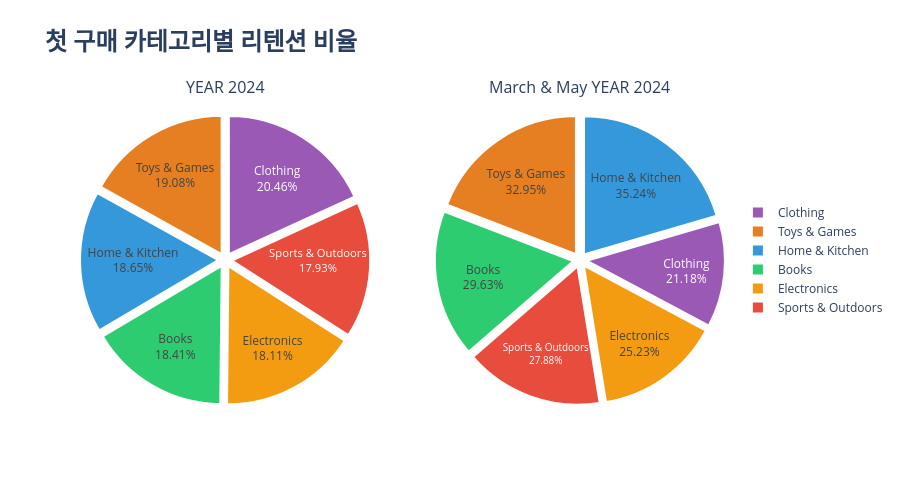

The notebook cell saved with this chart:
### Code cell
# 카테고리별 고정 색상 매핑
category_colors = {
    'Home & Kitchen': '#3498db',
    'Books': '#2ecc71',
    'Electronics': '#f39c12',
    'Sports & Outdoors': '#e74c3c',
    'Clothing': '#9b59b6',
    'Toys & Games': '#e67e22'
}

# 각 데이터프레임의 카테고리 순서대로 색상 리스트 생성
colors_2024 = [category_colors.get(cat, '#95a5a6') for cat in retention_category_2024['first_category']]
colors_high = [category_colors.get(cat, '#95a5a6') for cat in high_retention_category_2024['first_category']]

fig = make_subplots(
    rows=1, cols=2, 
    subplot_titles=("YEAR 2024", "March & May YEAR 2024"),
    specs=[[{"type": "pie"}, {"type": "pie"}]]  
)

fig.add_trace(
    go.Pie(
        labels=retention_category_2024['first_category'],
        values=retention_category_2024['retention_rate'],
        texttemplate='%{label}<br>%{value:.2f}%',
        textinfo='label+value',
        textposition='inside',
        insidetextorientation='horizontal',
        marker=dict(
            colors=colors_2024,  
            line=dict(color='white', width=2)
        ),
        hovertemplate='<b>%{label}</b><br>건수: %{value:,}<br>비율: %{percent}<extra></extra>',
        pull=[0.05] * len(first_category_2024)
    ),
    row=1, col=1
)

fig.add_trace(
    go.Pie(
        labels=high_retention_category_2024['first_category'],
        values=high_retention_category_2024['retention_rate'],
        texttemplate='%{label}<br>%{value:.2f}%',
        textinfo='label+value',
        textposition='inside',
        insidetextorientation='horizontal',
        marker=dict(
            colors=colors_high, 
            line=dict(color='white', width=2)
        ),
        hovertemplate='<b>%{label}</b><br>건수: %{value:,}<br>비율: %{percent}<extra></extra>',
        pull=[0.05] * len(high_retention_category_2024)
    ),
    row=1, col=2
)

fig.update_layout(
    title=dict(
        text='<b>첫 구매 카테고리별 리텐션 비율</b>',
        font=dict(size=24)
    ),
    height=500,
    showlegend=True,
    legend=dict(
        orientation="v",
        yanchor="middle",
        y=0.5,
        xanchor="left",
        x=1.02
    )
)

fig.show()

### Figure 1 — Plotly figure (JSON) as saved in the notebook; plotly's stock layout.template omitted (floating-point values rounded to 4 significant figures)
{"data": [{"domain": {"x": [0, 0.45], "y": [0, 1]}, "hovertemplate": "<b>%{label}</b><br>건수: %{value:,}<br>비율: %{percent}<extra></extra>", "insidetextorientation": "horizontal", "labels": ["Sports & Outdoors", "Home & Kitchen", "Toys & Games", "Electronics", "Books", "Clothing"], "marker": {"colors": ["#e74c3c", "#3498db", "#e67e22", "#f39c12", "#2ecc71", "#9b59b6"], "line": {"color": "white", "width": 2}}, "pull": [0.05, 0.05, 0.05, 0.05, 0.05, 0.05], "textinfo": "label+value", "textposition": "inside", "texttemplate": "%{label}<br>%{value:.2f}%", "type": "pie", "values": [17.93, 18.65, 19.08, 18.11, 18.41, 20.46]}, {"domain": {"x": [0.55, 1], "y": [0, 1]}, "hovertemplate": "<b>%{label}</b><br>건수: %{value:,}<br>비율: %{percent}<extra></extra>", "insidetextorientation": "horizontal", "labels": ["Electronics", "Books", "Toys & Games", "Sports & Outdoors", "Home & Kitchen", "Clothing"], "marker": {"colors": ["#f39c12", "#2ecc71", "#e67e22", "#e74c3c", "#3498db", "#9b59b6"], "line": {"color": "white", "width": 2}}, "pull": [0.05, 0.05, 0.05, 0.05, 0.05, 0.05], "textinfo": "label+value", "textposition": "inside", "texttemplate": "%{label}<br>%{value:.2f}%", "type": "pie", "values": [25.23, 29.63, 32.95, 27.88, 35.24, 21.18]}], "layout": {"annotations": [{"font": {"size": 16}, "showarrow": false, "text": "YEAR 2024", "x": 0.225, "xanchor": "center", "xref": "paper", "y": 1, "yanchor": "bottom", "yref": "paper"}, {"font": {"size": 16}, "showarrow": false, "text": "March & May YEAR 2024", "x": 0.775, "xanchor": "center", "xref": "paper", "y": 1, "yanchor": "bottom", "yref": "paper"}], "height": 500, "legend": {"orientation": "v", "x": 1.02, "xanchor": "left", "y": 0.5, "yanchor": "middle"}, "showlegend": true, "title": {"font": {"size": 24}, "text": "<b>첫 구매 카테고리별 리텐션 비율</b>"}}}
